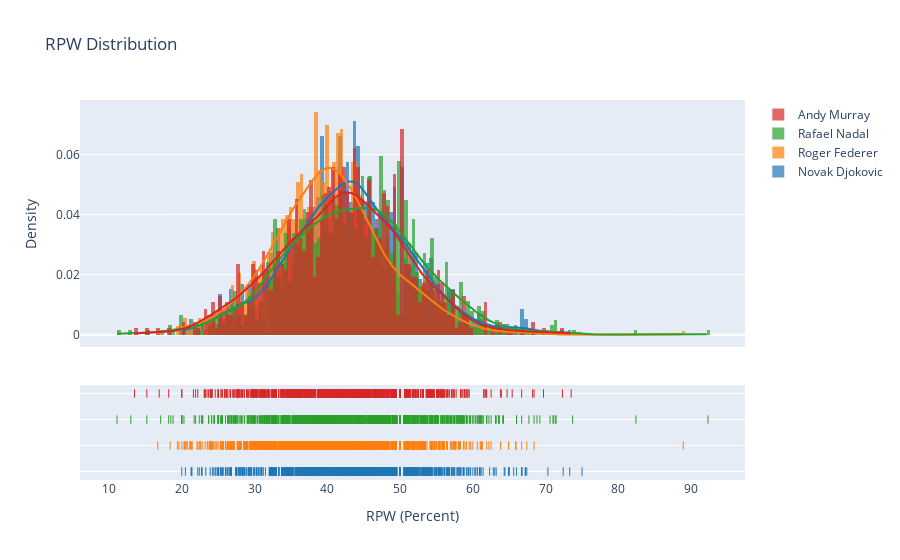

Write notebook code for a chart like this one.
### Code cell
# RPW
RPW_data = [nd["RPW"][~np.isnan(nd['RPW'])], rf["RPW"][~np.isnan(rf['RPW'])], rn["RPW"][~np.isnan(rn['RPW'])], am["RPW"][~np.isnan(am['RPW'])]]
RPW_labels = ['Novak Djokovic', 'Roger Federer', 'Rafael Nadal', 'Andy Murray']
fig = ff.create_distplot(RPW_data, RPW_labels, bin_size = .5)
fig.update_layout(title_text = 'RPW Distribution',
                    xaxis_title = "RPW (Percent)",
                    yaxis_title = "Density"
                    )
fig.show()

### Figure 1 — Plotly figure (JSON) as saved in the notebook; plotly's stock layout.template omitted (floating-point values rounded to 4 significant figures; data arrays with more than 128 entries replaced by an {"elided": "..."} marker saying what was removed)
{"data": [{"autobinx": false, "histnorm": "probability density", "legendgroup": "Novak Djokovic", "marker": {"color": "rgb(31, 119, 180)"}, "name": "Novak Djokovic", "opacity": 0.7, "type": "histogram", "x": {"elided": "1180 float values"}, "xaxis": "x", "xbins": {"end": 75, "size": 0.5, "start": 20}, "yaxis": "y"}, {"autobinx": false, "histnorm": "probability density", "legendgroup": "Roger Federer", "marker": {"color": "rgb(255, 127, 14)"}, "name": "Roger Federer", "opacity": 0.7, "type": "histogram", "x": {"elided": "1458 float values"}, "xaxis": "x", "xbins": {"end": 88.9, "size": 0.5, "start": 16.7}, "yaxis": "y"}, {"autobinx": false, "histnorm": "probability density", "legendgroup": "Rafael Nadal", "marker": {"color": "rgb(44, 160, 44)"}, "name": "Rafael Nadal", "opacity": 0.7, "type": "histogram", "x": {"elided": "1246 float values"}, "xaxis": "x", "xbins": {"end": 92.3, "size": 0.5, "start": 11.1}, "yaxis": "y"}, {"autobinx": false, "histnorm": "probability density", "legendgroup": "Andy Murray", "marker": {"color": "rgb(214, 39, 40)"}, "name": "Andy Murray", "opacity": 0.7, "type": "histogram", "x": {"elided": "933 float values"}, "xaxis": "x", "xbins": {"end": 73.5, "size": 0.5, "start": 13.5}, "yaxis": "y"}, {"legendgroup": "Novak Djokovic", "marker": {"color": "rgb(31, 119, 180)"}, "mode": "lines", "name": "Novak Djokovic", "showlegend": false, "type": "scatter", "x": {"elided": "500 float values"}, "xaxis": "x", "y": {"elided": "500 float values"}, "yaxis": "y"}, {"legendgroup": "Roger Federer", "marker": {"color": "rgb(255, 127, 14)"}, "mode": "lines", "name": "Roger Federer", "showlegend": false, "type": "scatter", "x": {"elided": "500 float values"}, "xaxis": "x", "y": {"elided": "500 float values"}, "yaxis": "y"}, {"legendgroup": "Rafael Nadal", "marker": {"color": "rgb(44, 160, 44)"}, "mode": "lines", "name": "Rafael Nadal", "showlegend": false, "type": "scatter", "x": {"elided": "500 float values"}, "xaxis": "x", "y": {"elided": "500 float values"}, "yaxis": "y"}, {"legendgroup": "Andy Murray", "marker": {"color": "rgb(214, 39, 40)"}, "mode": "lines", "name": "Andy Murray", "showlegend": false, "type": "scatter", "x": {"elided": "500 float values"}, "xaxis": "x", "y": {"elided": "500 float values"}, "yaxis": "y"}, {"legendgroup": "Novak Djokovic", "marker": {"color": "rgb(31, 119, 180)", "symbol": "line-ns-open"}, "mode": "markers", "name": "Novak Djokovic", "showlegend": false, "type": "scatter", "x": {"elided": "1180 float values"}, "xaxis": "x", "y": {"elided": "1180 str values"}, "yaxis": "y2"}, {"legendgroup": "Roger Federer", "marker": {"color": "rgb(255, 127, 14)", "symbol": "line-ns-open"}, "mode": "markers", "name": "Roger Federer", "showlegend": false, "type": "scatter", "x": {"elided": "1458 float values"}, "xaxis": "x", "y": {"elided": "1458 str values"}, "yaxis": "y2"}, {"legendgroup": "Rafael Nadal", "marker": {"color": "rgb(44, 160, 44)", "symbol": "line-ns-open"}, "mode": "markers", "name": "Rafael Nadal", "showlegend": false, "type": "scatter", "x": {"elided": "1246 float values"}, "xaxis": "x", "y": {"elided": "1246 str values"}, "yaxis": "y2"}, {"legendgroup": "Andy Murray", "marker": {"color": "rgb(214, 39, 40)", "symbol": "line-ns-open"}, "mode": "markers", "name": "Andy Murray", "showlegend": false, "type": "scatter", "x": {"elided": "933 float values"}, "xaxis": "x", "y": {"elided": "933 str values"}, "yaxis": "y2"}], "layout": {"barmode": "overlay", "hovermode": "closest", "legend": {"traceorder": "reversed"}, "title": {"text": "RPW Distribution"}, "xaxis": {"anchor": "y2", "domain": [0, 1], "title": {"text": "RPW (Percent)"}, "zeroline": false}, "yaxis": {"anchor": "free", "domain": [0.35, 1], "position": 0, "title": {"text": "Density"}}, "yaxis2": {"anchor": "x", "domain": [0, 0.25], "dtick": 1, "showticklabels": false}}}
